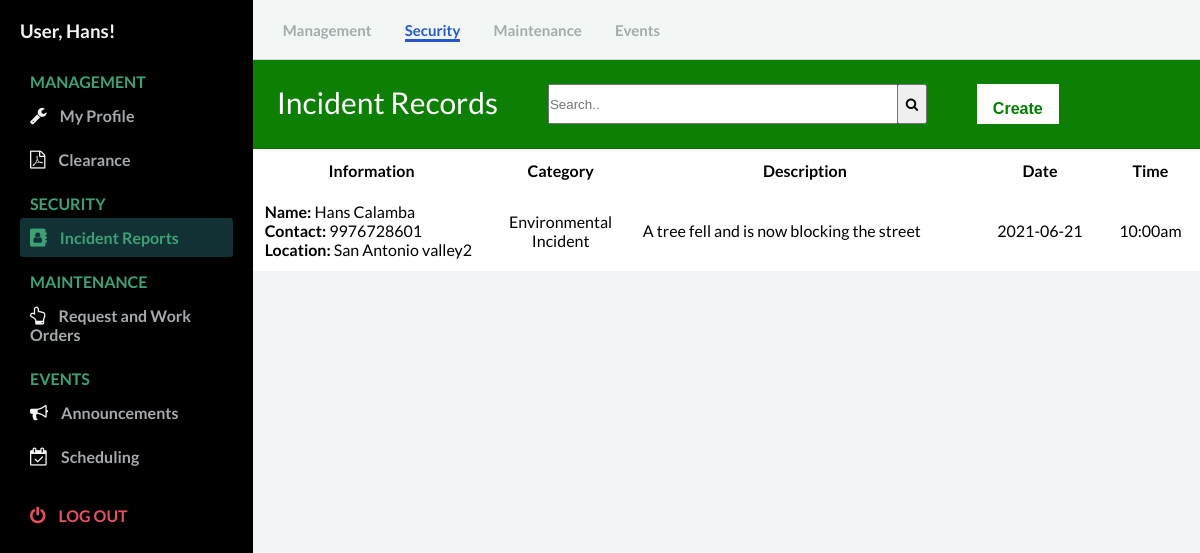
The page /user/incident_record.php (signed in) on the database its author committed.
### tables this page shows
CREATE TABLE `incident` (
  `id` int(11) NOT NULL,
  `user_id` int(10) NOT NULL,
  `name` text NOT NULL,
  `date` varchar(20) NOT NULL,
  `time` varchar(20) NOT NULL,
  `location` text NOT NULL,
  `contact` bigint(11) NOT NULL,
  `category` varchar(50) NOT NULL,
  `description` text NOT NULL
);

CREATE TABLE `users` (
  `id` int(11) NOT NULL,
  `user_id` bigint(20) NOT NULL,
  `image` varchar(200) NOT NULL,
  `firstname` text NOT NULL,
  `lastname` text NOT NULL,
  `username` varchar(50) NOT NULL,
  `password` varchar(50) NOT NULL,
  `address` varchar(100) NOT NULL,
  `gender` text NOT NULL,
  `bday` varchar(50) NOT NULL,
  `email` varchar(100) NOT NULL,
  `contact` bigint(11) NOT NULL
);

### user/controllers/function.php (called while the page is built, shortened)
<?php
function check_login($conn) {
	if(isset($_SESSION['user_id'])) {
		$id = $_SESSION['user_id'];
		$query = "SELECT * FROM users WHERE user_id = '$id' limit 1";
		$result = mysqli_query($conn, $query);
		if($result && mysqli_num_rows($result) > 0) {
			$user_data = mysqli_fetch_assoc($result);
			return $user_data;
		}
	}
	die;
}

### user/incident_record.php (the view, shortened to what this page needs)
<?php
  include("config/connection.php");
  include("controllers/function.php");
  $user_data = check_login($conn);
?>
<!DOCTYPE html>
<html lang="en">
  <head>
    <link rel="stylesheet" href="https://stackpath.bootstrapcdn.com/font-awesome/4.7.0/css/font-awesome.min.css"/>
    <link rel="stylesheet" href="css/style_user.css" />
  </head>
  <body id="body">
    <div class="container">
      <nav class="navbar">
        <div class="navbar__left">
          <a href="User_profile.php">Management</a>
          <a class="active_link" href="incident_record.php">Security</a>
          <a href="work_order.php">Maintenance</a>
          <a href="announcement.php">Events</a>
        </div>
      </nav>
      <main>
        <div class="table_contadiner">
          <div class="card-header" id="user">
            <p style="float: left; font-size: 30px;">Incident Records</p>
            <form  action="#" style=" float: left;">
              <input type="search" id="myInput" placeholder="Search.." name="search2" style="width: 350px; height: 40px; margin-left: 50px;">
             <button type="submit" style="margin-left: -5px; height: 40px; width: 30px;"><i class="fa fa-search"></i></button>
            </form>
              <button id="myBtn" class="btn_action"><b>Create</b></button>
          </div>
            <table id="user" style="background-color: white; width: 100%;">
              <thead>
              <tr>
                <th style="width: 25%;"><b>Information</b></b></th>
                <th style="width: 15%;"><b>Category</b></th>
                <th><b>Description</b></th>
                <th><b>Date</b></th>
                <th><b>Time</b></th>
              </tr>
              </thead>
              <c:forEach items="${list}" var="in">
              <tbody id="myTable">
              <?php
                    $conn = mysqli_connect('remotemysql.com', 'J5BJ2ZlQGm', 'FYAvWP4mmz', 'J5BJ2ZlQGm');
                    $squery = mysqli_query($conn, "SELECT * FROM incident p left join users r on r.id = p.user_id WHERE r.id = ".$user_data['id']." ");
                     if(mysqli_num_rows($squery) > 0)
                      {
                      while($row = mysqli_fetch_array($squery))
                      {
                       echo '
                          <tr>
                              <td style="text-align: left;">
                                <b>Name:</b> '.$row['name'].'<br>
                                <b>Contact:</b> '.$row['contact'].'<br>
                                <b>Location:</b> '.$row['location'].'
                              </td>
                              <td>'.$row['category'].'</td>
                              <td style="text-align: left;">'.$row['description'].'</td>
                              <td>'.$row['date'].'</td>
                              <td>'.$row['time'].'</td>
                          </tr>
                          ';
                          }
                      }
                      else{
                        echo '
                          <tr>
                            <td colspan="5" style="text-align: center;">No record found</td>
                          </tr>
                          ';
                      }
            ?>
              </c:forEach>
          </table>
        </div>
      </main>
      <div id="sidebar">
        <div class="sidebar__title">
            <h3>User, <?php echo $user_data['firstname']; ?>!</h3>
        </div>
        <div class="sidebar__menu">
          <h2>MANAGEMENT</h2>
          <div class="sidebar__link">
            <i class="fa fa-wrench"></i>
            <a href="User_profile.php">My Profile</a>
          </div>
          <div class="sidebar__link">
            <i class="fa fa-file-pdf-o"></i>
            <a href="residency.php">Clearance</a>
          </div>
          <h2>SECURITY</h2>
          <div class="sidebar__link active_menu_link">
            <i class="fa fa-address-book"></i>
            <a href="incident_record.php">Incident Reports</a>
          </div>
          <h2>MAINTENANCE</h2>
          <div class="sidebar__link ">
            <i class="fa fa-hand-o-up"></i>
            <a href="work_order.php">Request and Work Orders</a>
          </div>
          <h2>EVENTS</h2>
          <div class="sidebar__link ">
            <i class="fa fa-bullhorn"></i>
            <a href="announcement.php">Announcements</a>
          </div>
          <div class="sidebar__link">
            <i class="fa fa-calendar-check-o"></i>
            <a href="Scheduling.php">Scheduling</a>
          </div>
          <div class="sidebar__logout">
            <i class="fa fa-power-off"></i>
            <a href="logout.php">Log out</a>
          </div>
      </div>
    </div>
  </body>
</html>

### user/css/style_user.css (style rules this page uses)
* { margin: 0; padding: 0; }
body { font-family: 'Lato', sans-serif; box-sizing: border-box; }
.container { display: grid; height: 100vh; grid-template-columns: 0.8fr 1fr 1fr 1fr; grid-template-rows: 0.2fr 3fr; grid-template-areas: "sidebar nav nav nav" "sidebar main main main" }
.navbar { background: #f2f7f5; grid-area: nav; height: 60px; display: flex; align-items: center; justify-content: space-between; padding: 0 30px 0 30px; border-bottom: 1px solid lightgray; }
.navbar__left > a { margin-right: 30px; text-decoration: none; color: #a5aaad; font-size: 15px; font-weight: 700; }
.navbar__left .active_link { color: #265acc; border-bottom: 3px solid #265acc; padding-bottom: 12 px; }
main { background: #f3f4f6; grid-area: main; overflow-y: auto; }
#sidebar { background: #000000; grid-area: sidebar; overflow-y: auto; padding: 20px; -webkit-transition: all 0.5s; transition: all 0.5s; }
.sidebar__title { display:flex; justify-content: space-between; align-items: center; color: #f3f4f6; margin-bottom: 30px; }
.sidebar__menu > h2 { color: #3ea175; font-size: 16px; margin-top: 15px; margin-bottom: 5px; padding: 0 10px; font-weight: 700; }
.sidebar__link { color: #f3f4f6; padding: 10px; border-radius: 3px; margin-bottom: 5px; }
.active_menu_link { background: rgba(62, 161, 171,0.3); color: #3ea175; }
.active_menu_link a { color: #3ea175 !important; }
.sidebar__link > a { text-decoration: none; color: #a5aaad; font-weight: 700; }
.sidebar__link >i { margin-right: 10px; font-size: 18px; }
.sidebar__logout { margin-top: 20px; padding: 10px; color: #e65061; }
.sidebar__logout > a { text-decoration: none; color: #e65061; font-weight: 700; text-transform: uppercase; }
.sidebar__logout > i { margin-right: 10px; font-size: 18px; }
#user td, #user th { padding: 10px; text-align: center; }
.card-header { padding: 1.50rem; margin-bottom: 0; background-color: #0D7F05; border-bottom: 1px solid rgba(0, 0, 0, 0.125); color: #ffffff; font-size: 20px; }
* { box-sizing: border-box; }
.btn_action { background-color: white; color: green; padding: 16px; font-size: 16px; border: none; outline: none; height: 40px; margin-left: 50px; cursor: pointer; }

### rows shown on the page
incident: name "Hans Calamba", user.contact "9976728601", location "San Antonio valley2", category "Environmental Incident", description "A tree fell and is now blocking the street", date "2021-06-21", time "10:00am"
users: firstname "Hans"
